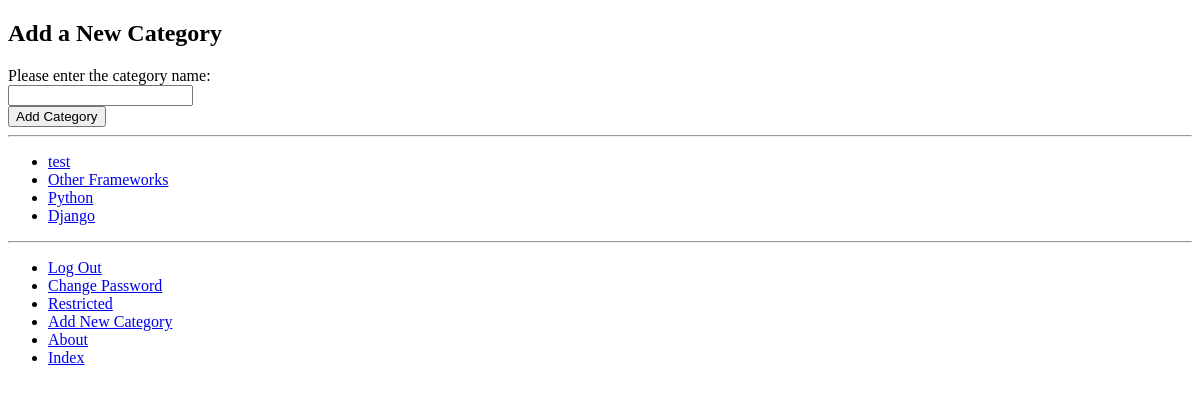
Page /rango/add_category/ (signed in) on the earlier database version.
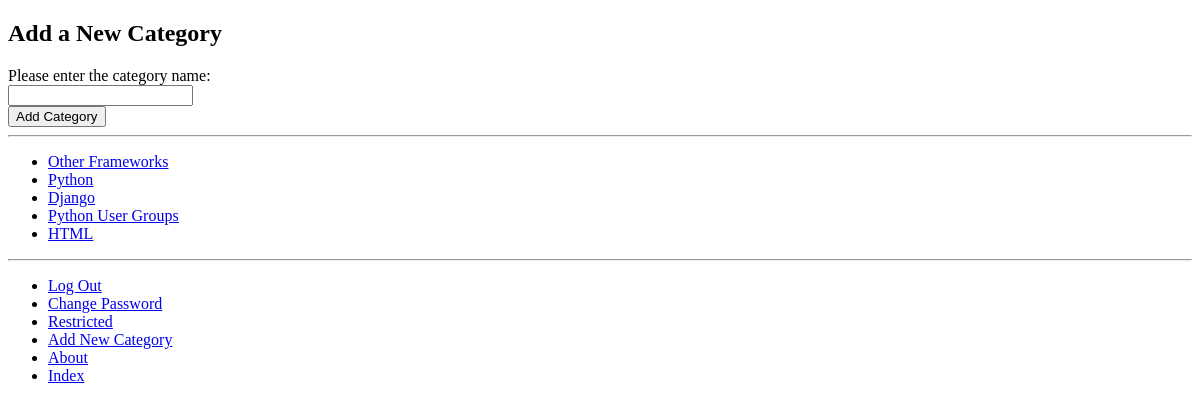
Same page on the later database version.
### rango/models.py (models this page shows, shortened)
class Category(models.Model):
    name = models.CharField(max_length=128, unique=True)
    views = models.IntegerField(default=0)
    likes = models.IntegerField(default=0)
    slug = models.SlugField(unique=True)
    class Meta:
        verbose_name_plural = 'Categories'

### rango/views.py (the view, shortened to what this page needs)
@login_required
def add_category(request):
    form = CategoryForm()
    return render(request, 'rango/add_category.html', context={'form': form})

### rango/forms.py
class CategoryForm(forms.ModelForm):
    name = forms.CharField(max_length=128,
                           help_text="Please enter the category name:",)
    views = forms.IntegerField(widget=forms.HiddenInput, initial=0)
    likes = forms.IntegerField(widget=forms.HiddenInput, initial=0)
    slug = forms.CharField(widget=forms.HiddenInput, required=False)
    class Meta:
        model = Category
        fields = ('name',) #tuple

### rango/templatetags/rango_template_tags.py (called while the page is built)
@register.inclusion_tag('rango/cats.html')
def get_category_list(cat=None):
    return {'cats': Category.objects.all(),
            'act_cat': cat}

### templates/rango/add_category.html (shortened to what this page needs)
{% extends 'rango/base.html' %}
{% load staticfiles %}
{% block body %}
    <div>
        <form role="form" action="{% url 'rango:add_category' %}" id="category_form" method="post">
            <h2 class="form-signin-heading">
                Add a New Category
            </h2>
            {% for field in form.visible_fields %}
                {{ field.help_text }}<br />
                {{ field }}<br />
            {% endfor %}
            <button class="btn btn-primary" type="submit" name="submit">Add Category</button>
        </form>
    </div>
{% endblock %}

### templates/rango/cats.html
<ul class="nav nav-pills flex-column">
    {% if cats %}
        {% for category in cats %}
            {% if act_cat == category %}
            <li class="nav-item">
                <strong>
                    <a class="nav-link active" href="{% url 'rango:show_category' category.slug %}">{{ category.name }}</a>
                </strong>
            </li>
            {% else %}
            <li class="nav-itme">
                <a class="nav-link" href="{% url 'rango:show_category' category.slug %}">{{ category.name }}</a>
            </li>
            {% endif %}
        {% endfor %}
    {% else %}
        <li><strong>There are no categories present.</strong></li>
    {% endif %}
</ul>

Differences in the rows shown:
removed Category: name "test"
added Category: name "Python User Groups"
added Category: name "HTML"
